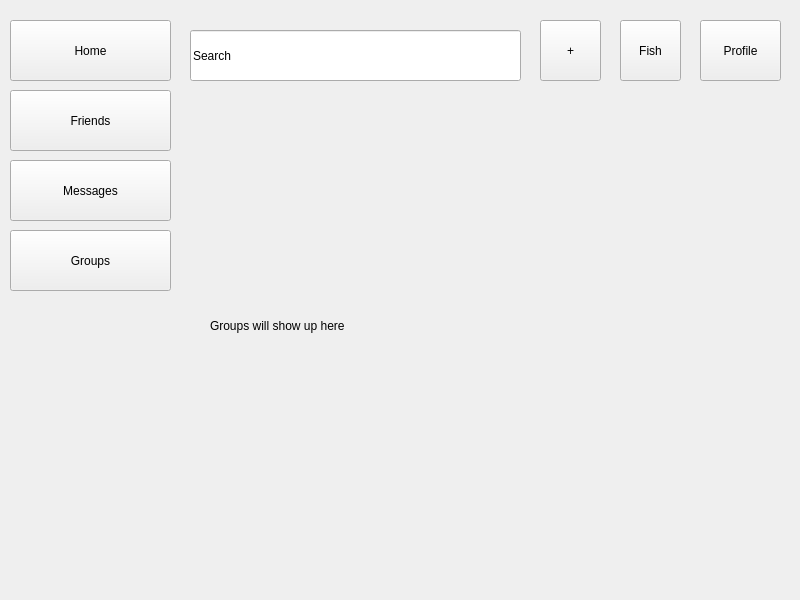
<?xml version="1.0" encoding="UTF-8"?>
<ui version="4.0">
 <class>Groups</class>
 <widget class="QWidget" name="Groups">
  <property name="geometry">
   <rect>
    <x>0</x>
    <y>0</y>
    <width>800</width>
    <height>600</height>
   </rect>
  </property>
  <property name="windowTitle">
   <string>Form</string>
  </property>
  <widget class="QLabel" name="label">
   <property name="geometry">
    <rect>
     <x>210</x>
     <y>110</y>
     <width>551</width>
     <height>431</height>
    </rect>
   </property>
   <property name="text">
    <string>Groups will show up here</string>
   </property>
  </widget>
  <widget class="QPushButton" name="messageButton">
   <property name="geometry">
    <rect>
     <x>10</x>
     <y>160</y>
     <width>161</width>
     <height>61</height>
    </rect>
   </property>
   <property name="text">
    <string>Messages</string>
   </property>
  </widget>
  <widget class="QLineEdit" name="searchBar">
   <property name="geometry">
    <rect>
     <x>190</x>
     <y>30</y>
     <width>331</width>
     <height>51</height>
    </rect>
   </property>
   <property name="text">
    <string>Search</string>
   </property>
  </widget>
  <widget class="QPushButton" name="postButton">
   <property name="geometry">
    <rect>
     <x>540</x>
     <y>20</y>
     <width>61</width>
     <height>61</height>
    </rect>
   </property>
   <property name="text">
    <string>+</string>
   </property>
  </widget>
  <widget class="QPushButton" name="friendsButton">
   <property name="geometry">
    <rect>
     <x>10</x>
     <y>90</y>
     <width>161</width>
     <height>61</height>
    </rect>
   </property>
   <property name="text">
    <string>Friends</string>
   </property>
  </widget>
  <widget class="QPushButton" name="profileButton">
   <property name="geometry">
    <rect>
     <x>700</x>
     <y>20</y>
     <width>81</width>
     <height>61</height>
    </rect>
   </property>
   <property name="text">
    <string>Profile</string>
   </property>
  </widget>
  <widget class="QPushButton" name="homeButton">
   <property name="geometry">
    <rect>
     <x>10</x>
     <y>20</y>
     <width>161</width>
     <height>61</height>
    </rect>
   </property>
   <property name="text">
    <string>Home</string>
   </property>
  </widget>
  <widget class="QPushButton" name="fishButton">
   <property name="geometry">
    <rect>
     <x>620</x>
     <y>20</y>
     <width>61</width>
     <height>61</height>
    </rect>
   </property>
   <property name="text">
    <string>Fish</string>
   </property>
  </widget>
  <widget class="QPushButton" name="groupButton">
   <property name="geometry">
    <rect>
     <x>10</x>
     <y>230</y>
     <width>161</width>
     <height>61</height>
    </rect>
   </property>
   <property name="text">
    <string>Groups</string>
   </property>
  </widget>
 </widget>
 <resources/>
 <connections/>
</ui>
